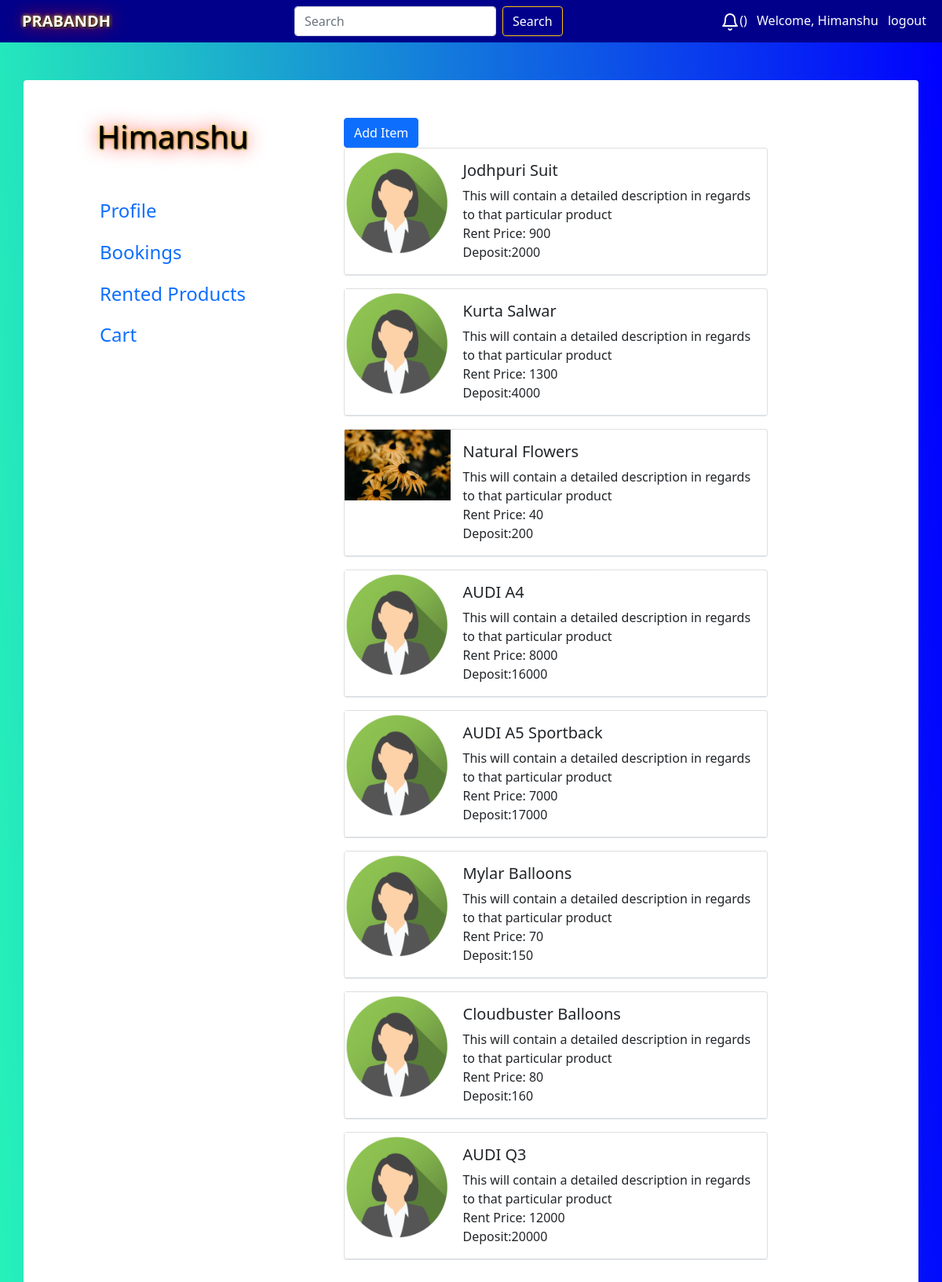
/Onrent (signed in), run on the app's committed database.
### Rent/models.py (models this page shows, shortened)
class Product(models.Model):
    seller_of_item=models.ForeignKey(Seller,related_name='seller_of_item', on_delete=models.CASCADE)
    availability=models.BooleanField(default=True)
    title=models.CharField(max_length=20)
    category = models.ForeignKey(Category, on_delete=models.SET_NULL, blank=True, null=True)
    subcategory=models.ForeignKey(Subcategory,on_delete=models.SET_NULL, blank=True, null=True)
    rental_price=models.IntegerField()
    about=models.TextField()
    deposit=models.IntegerField()
    image_of_product=models.ImageField(upload_to='title_photos')

### Rent/views.py (the view)
# urls.py: path('Onrent', views.putrent, name="putrent"),
def putrent(request):
    user = request.user
    u = Seller.objects.get(seller=user)
    print(user)
    us = User.objects.get(username=user)
    isSeller=Profile.objects.get(user=us).seller
    print(isSeller)
    products = Product.objects.filter(seller_of_item=u)
    param_putrent = {
        'product': products,
        "STRIPE_PUBLIC_KEY": settings.STRIPE_PUBLIC_KEY,
        'us':isSeller
    }
    return render(request, 'User/add_rent.html', param_putrent)

### User/templates/User/add_rent.html (shortened to what this page needs)
{% extends 'User/profile.html' %}
{% load static %}
{% block content %}
<body>
    <div class="container rounded bg-white mt-5 mb-5">
        <div class="row">
            <div class="col-md-4 border-right">
                <div class="d-flex flex-column align-items-center text-center p-3 py-5">
                    <h1 class="font-weight-bold user">{{user}}</h1>
                    <div class="p-3 py-5">
                        <div class="d-flex justify-content-between align-items-center mb-3">
                            <h4 class="text-right"><a href="/user/profile/" class="text-decoration-none" target="_self">
                                    Profile </a></h4>
                        </div>
                        <div class="d-flex justify-content-between align-items-center mb-3">
                            <h4 class="text-right"><a href="/booking/" class="text-decoration-none"> Bookings </a></h4>
                        </div>
                        {% if us %}
                        <div class="d-flex justify-content-between align-items-center mb-3">
                            <h4 class="text-right"><a href="/putrent/" class="text-decoration-none"> Rented Products </a></h4>
                        </div>
                        {% endif %}
                        <div class="d-flex justify-content-between align-items-center mb-3">
                            <h4 class="text-right"><a href="/cart/" class="text-decoration-none"> Cart </a></h4>
                        </div>
                    </div>
                </div>
            </div>
            <div class="col-md">
                <div class="p-3 py-5">
                    <div>
                        <a class="btn btn-primary float" href="/product/" role="button">Add Item</a>
                        {% for i in product %}
                        <div class="card mb-3 border-bottom" style="max-width: 540px;">
                            <div class="row g-0 border-bottom">
                                <div class="col-md-3 col-sm-4">
                                    <img src='/media/{{i.image_of_product}}' class="img-fluid me-2" alt="...">
                                </div>
                                <div class="col-md-9 col-sm-8">
                                    <div class="card-body">
                                        <h5 class="card-title">{{i.title}}</h5>
                                        <p class="card-text">
                                            {{i.about}}<BR>Rent Price: {{i.rental_price}}</BR>
                                            Deposit:{{i.deposit}}
                                        </p>
                                    </div>
                                </div>
                            </div>
                        </div>
                        {% endfor %}
                    </div>
                </div>
            </div>
        </div>
    </div>
</body>
{% endblock%}

### User/templates/User/basic.html (shortened to what this page needs)
<!DOCTYPE html>
<html lang="en">
<head>
  <link href="https://cdn.jsdelivr.net/npm/bootstrap@5.1.0/dist/css/bootstrap.min.css" rel="stylesheet"
>
</head>
  <body>
      <nav class="navbar navbar-dark " style="background-color:darkblue;">
          <div class="container-fluid">
            <div class="me-4 mx-3">
              <b>
              <a href="/" class="navbar-brand" style="color: white; text-shadow: 1px 1px 2px black, 0 0 25px red, 0 0 5px yellow;">
              PRABANDH</a>
                </b>
            </div>
            <form class="d-flex" method='get' action='/search/1'>
              <input class="form-control me-2" type="text" placeholder="Search" aria-label="Search" name="search" id="search">
              <button class="btn btn-outline-warning" type="submit" ><a href="/search/1" style="color:white; text-decoration: none;" >Search </a></button>
            </form>
            <div class="color">
              <a href="/noti" style="color:white;text-decoration:none;" class="mx-2"><i data-feather="bell"></i>({{k}})</a>
              {% if user.is_authenticated %}
                <a href="/user/profile" class="text-decoration-none" style="color: white">Welcome, {{user}}</a>
                <a href="/user/logout" class="text-decoration-none mx-2" style="color: white">logout</a>
              {% else %}
                <a href="/user/" class="text-decoration-none" style="color: white">Sign Up</a>
                <span style="color: white">/</span>
                <a href="/user/login" class="text-decoration-none" style="color: white">Login</a>
              {% endif %}
            </div>
          </div>
      </nav>
  {% block content %}{% endblock %}
    </body>
</html>

### User/templates/User/basic.html (style rules this page uses)
.navbar { background-color:darkblue; }

### User/templates/User/add_rent.html (style rules this page uses)
body { background: linear-gradient(268deg, #0000ff, #00f0add9); }
.user { color: black; text-shadow: 1px 1px 2px black, 0 0 25px red, 0 0 5px yellow; }

### data on the page
Product: image_of_product (picture), title "Jodhpuri Suit", about "This will contain a detailed description in regards to that particular product", rental_price "900", deposit "2000"
Product: image_of_product (picture), title "Kurta Salwar", about "This will contain a detailed description in regards to that particular product", rental_price "1300", deposit "4000"
Product: image_of_product (picture), title "Natural Flowers", about "This will contain a detailed description in regards to that particular product", rental_price "40", deposit "200"
Product: image_of_product (picture), title "AUDI A4", about "This will contain a detailed description in regards to that particular product", rental_price "8000", deposit "16000"
Product: image_of_product (picture), title "AUDI A5 Sportback", about "This will contain a detailed description in regards to that particular product", rental_price "7000", deposit "17000"
Product: image_of_product (picture), title "Mylar Balloons", about "This will contain a detailed description in regards to that particular product", rental_price "70", deposit "150"
Product: image_of_product (picture), title "Cloudbuster Balloons", about "This will contain a detailed description in regards to that particular product", rental_price "80", deposit "160"
Product: image_of_product (picture), title "AUDI Q3", about "This will contain a detailed description in regards to that particular product", rental_price "12000", deposit "20000"

### other printed values
{{ user }} "Himanshu"
